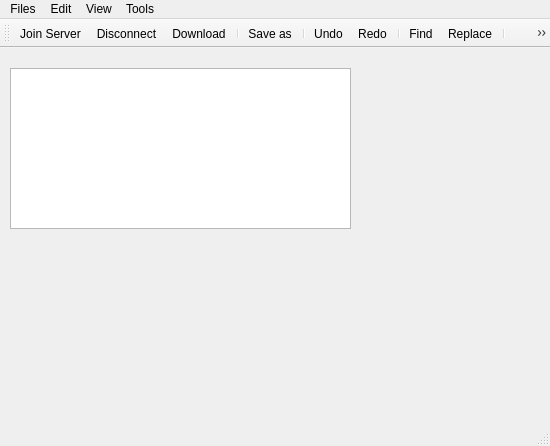
<?xml version="1.0" encoding="UTF-8"?>
<ui version="4.0">
 <class>MainWindow</class>
 <widget class="QMainWindow" name="MainWindow">
  <property name="geometry">
   <rect>
    <x>0</x>
    <y>0</y>
    <width>550</width>
    <height>446</height>
   </rect>
  </property>
  <property name="windowTitle">
   <string>Editor</string>
  </property>
  <property name="windowIcon">
   <iconset resource="Resource.qrc">
    <normaloff>:/ICONS/resources/textEditor</normaloff>:/ICONS/resources/textEditor</iconset>
  </property>
  <widget class="QWidget" name="centralWidget">
   <widget class="QPlainTextEdit" name="plainTextEdit">
    <property name="geometry">
     <rect>
      <x>10</x>
      <y>20</y>
      <width>341</width>
      <height>161</height>
     </rect>
    </property>
   </widget>
  </widget>
  <widget class="QMenuBar" name="menuBar">
   <property name="geometry">
    <rect>
     <x>0</x>
     <y>0</y>
     <width>550</width>
     <height>20</height>
    </rect>
   </property>
   <widget class="QMenu" name="menuFiles">
    <property name="title">
     <string>Files</string>
    </property>
    <addaction name="actionJoin_Server"/>
    <addaction name="actionDisconnect"/>
    <addaction name="separator"/>
    <addaction name="actionSave_as"/>
    <addaction name="actionDownload"/>
    <addaction name="separator"/>
    <addaction name="actionExit"/>
   </widget>
   <widget class="QMenu" name="menuEdit">
    <property name="title">
     <string>Edit</string>
    </property>
    <addaction name="actionUndo"/>
    <addaction name="actionRedo"/>
    <addaction name="separator"/>
    <addaction name="actionCut"/>
    <addaction name="actionCopy"/>
    <addaction name="actionPaste"/>
    <addaction name="separator"/>
    <addaction name="actionFind"/>
    <addaction name="actionReplace"/>
   </widget>
   <widget class="QMenu" name="menuView">
    <property name="title">
     <string>View</string>
    </property>
    <widget class="QMenu" name="menuHighlight">
     <property name="title">
      <string>Highlight</string>
     </property>
     <addaction name="actionPlain_Text"/>
     <addaction name="separator"/>
     <addaction name="actionC_C"/>
    </widget>
    <addaction name="separator"/>
    <addaction name="menuHighlight"/>
    <addaction name="separator"/>
   </widget>
   <widget class="QMenu" name="menuTools">
    <property name="title">
     <string>Tools</string>
    </property>
    <addaction name="actionC_C_Compiler"/>
   </widget>
   <addaction name="menuFiles"/>
   <addaction name="menuEdit"/>
   <addaction name="menuView"/>
   <addaction name="menuTools"/>
  </widget>
  <widget class="QToolBar" name="mainToolBar">
   <attribute name="toolBarArea">
    <enum>TopToolBarArea</enum>
   </attribute>
   <attribute name="toolBarBreak">
    <bool>false</bool>
   </attribute>
   <addaction name="actionJoin_Server"/>
   <addaction name="actionDisconnect"/>
   <addaction name="actionDownload"/>
   <addaction name="separator"/>
   <addaction name="actionSave_as"/>
   <addaction name="separator"/>
   <addaction name="actionUndo"/>
   <addaction name="actionRedo"/>
   <addaction name="separator"/>
   <addaction name="actionFind"/>
   <addaction name="actionReplace"/>
   <addaction name="separator"/>
   <addaction name="actionCut"/>
   <addaction name="actionCopy"/>
   <addaction name="actionPaste"/>
   <addaction name="separator"/>
   <addaction name="actionC_C_Compiler"/>
   <addaction name="separator"/>
   <addaction name="actionExit"/>
  </widget>
  <widget class="QStatusBar" name="statusBar"/>
  <action name="actionSave_as">
   <property name="icon">
    <iconset resource="Resource.qrc">
     <normaloff>:/ICONS/resources/saveall</normaloff>:/ICONS/resources/saveall</iconset>
   </property>
   <property name="text">
    <string>Save as</string>
   </property>
   <property name="shortcut">
    <string>Ctrl+S</string>
   </property>
  </action>
  <action name="actionDownload">
   <property name="icon">
    <iconset resource="Resource.qrc">
     <normaloff>:/ICONS/resources/download</normaloff>:/ICONS/resources/download</iconset>
   </property>
   <property name="text">
    <string>Download</string>
   </property>
   <property name="shortcut">
    <string>Ctrl+J</string>
   </property>
  </action>
  <action name="actionExit">
   <property name="icon">
    <iconset resource="Resource.qrc">
     <normaloff>:/ICONS/resources/exit</normaloff>:/ICONS/resources/exit</iconset>
   </property>
   <property name="text">
    <string>Exit</string>
   </property>
   <property name="shortcut">
    <string>Alt+Q</string>
   </property>
  </action>
  <action name="actionJoin_Server">
   <property name="icon">
    <iconset resource="Resource.qrc">
     <normaloff>:/ICONS/resources/connect</normaloff>:/ICONS/resources/connect</iconset>
   </property>
   <property name="text">
    <string>Join Server</string>
   </property>
   <property name="shortcut">
    <string>Alt+C</string>
   </property>
  </action>
  <action name="actionDisconnect">
   <property name="icon">
    <iconset resource="Resource.qrc">
     <normaloff>:/ICONS/resources/disconnect</normaloff>:/ICONS/resources/disconnect</iconset>
   </property>
   <property name="text">
    <string>Disconnect</string>
   </property>
   <property name="shortcut">
    <string>Alt+D</string>
   </property>
  </action>
  <action name="actionUndo">
   <property name="icon">
    <iconset resource="Resource.qrc">
     <normaloff>:/ICONS/resources/undo</normaloff>:/ICONS/resources/undo</iconset>
   </property>
   <property name="text">
    <string>Undo</string>
   </property>
   <property name="shortcut">
    <string>Ctrl+Z</string>
   </property>
  </action>
  <action name="actionRedo">
   <property name="icon">
    <iconset resource="Resource.qrc">
     <normaloff>:/ICONS/resources/redo</normaloff>:/ICONS/resources/redo</iconset>
   </property>
   <property name="text">
    <string>Redo</string>
   </property>
   <property name="shortcut">
    <string>Ctrl+Shift+Z</string>
   </property>
  </action>
  <action name="actionCut">
   <property name="icon">
    <iconset resource="Resource.qrc">
     <normaloff>:/ICONS/resources/cut</normaloff>:/ICONS/resources/cut</iconset>
   </property>
   <property name="text">
    <string>Cut</string>
   </property>
   <property name="shortcut">
    <string>Ctrl+X</string>
   </property>
  </action>
  <action name="actionCopy">
   <property name="icon">
    <iconset resource="Resource.qrc">
     <normaloff>:/ICONS/resources/copy</normaloff>:/ICONS/resources/copy</iconset>
   </property>
   <property name="text">
    <string>Copy</string>
   </property>
   <property name="shortcut">
    <string>Ctrl+C</string>
   </property>
  </action>
  <action name="actionPaste">
   <property name="icon">
    <iconset resource="Resource.qrc">
     <normaloff>:/ICONS/resources/paste</normaloff>:/ICONS/resources/paste</iconset>
   </property>
   <property name="text">
    <string>Paste</string>
   </property>
   <property name="shortcut">
    <string>Ctrl+V</string>
   </property>
  </action>
  <action name="actionFind">
   <property name="icon">
    <iconset resource="Resource.qrc">
     <normaloff>:/ICONS/resources/search.png</normaloff>:/ICONS/resources/search.png</iconset>
   </property>
   <property name="text">
    <string>Find</string>
   </property>
   <property name="shortcut">
    <string>Ctrl+F</string>
   </property>
  </action>
  <action name="actionReplace">
   <property name="icon">
    <iconset resource="Resource.qrc">
     <normaloff>:/ICONS/resources/replace.png</normaloff>:/ICONS/resources/replace.png</iconset>
   </property>
   <property name="text">
    <string>Replace</string>
   </property>
   <property name="shortcut">
    <string>Ctrl+H</string>
   </property>
  </action>
  <action name="actionC_C_Compiler">
   <property name="icon">
    <iconset resource="Resource.qrc">
     <normaloff>:/ICONS/resources/c.png</normaloff>:/ICONS/resources/c.png</iconset>
   </property>
   <property name="text">
    <string>C/C++ Compiler</string>
   </property>
  </action>
  <action name="actionC_C">
   <property name="icon">
    <iconset resource="Resource.qrc">
     <normaloff>:/ICONS/resources/mark.png</normaloff>:/ICONS/resources/mark.png</iconset>
   </property>
   <property name="text">
    <string>C/C++</string>
   </property>
  </action>
  <action name="actionPlain_Text">
   <property name="icon">
    <iconset resource="Resource.qrc">
     <normaloff>:/ICONS/resources/mark.png</normaloff>:/ICONS/resources/mark.png</iconset>
   </property>
   <property name="text">
    <string>Plain Text</string>
   </property>
  </action>
 </widget>
 <layoutdefault spacing="6" margin="11"/>
 <resources>
  <include location="Resource.qrc"/>
 </resources>
 <connections/>
</ui>
